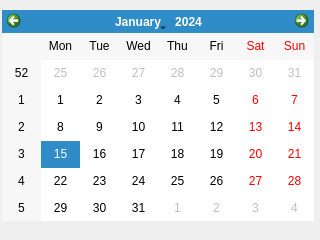
<?xml version="1.0" encoding="UTF-8"?>
<ui version="4.0">
 <class>Dialog</class>
 <widget class="QDialog" name="Dialog">
  <property name="geometry">
   <rect>
    <x>0</x>
    <y>0</y>
    <width>320</width>
    <height>240</height>
   </rect>
  </property>
  <property name="windowTitle">
   <string>Dialog</string>
  </property>
  <widget class="QCalendarWidget" name="calendarWidget">
   <property name="geometry">
    <rect>
     <x>2</x>
     <y>10</y>
     <width>312</width>
     <height>211</height>
    </rect>
   </property>
  </widget>
 </widget>
 <resources/>
 <connections/>
</ui>
